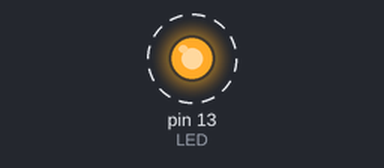
The sketch below on a simulated Arduino Uno, built with avr-gcc and run on an emulated ATmega328P. On the bench: output pins drawn as LEDs (lit = HIGH). Dashed ring = blinking. What the sketch prints to the serial monitor is not drawn.

Above: at 0.5 s.
Timing chart, 0 to 4.6 s (numbered marks = the images above):
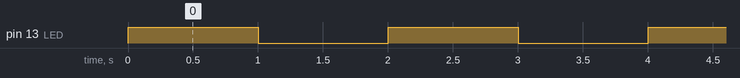

Measured:
- by itself, pin 13 (LED): alternates HIGH for 1.0 s and LOW for 1.0 s

The sketch:

Arduino_Processing_Embarcados.ino
```cpp
#define LED 13

void setup() {
  pinMode(LED, OUTPUT);
  Serial.begin(9600);
}

void loop() {
  digitalWrite(LED, HIGH);
  Serial.print(1);
  delay(1000);

  Serial.print(0);
  digitalWrite(LED, LOW);
  delay(1000);
}
```
